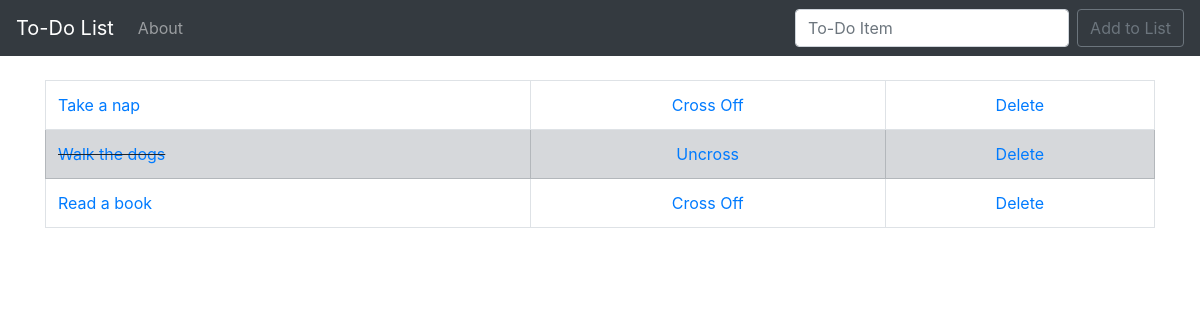
The app's page /, older data.
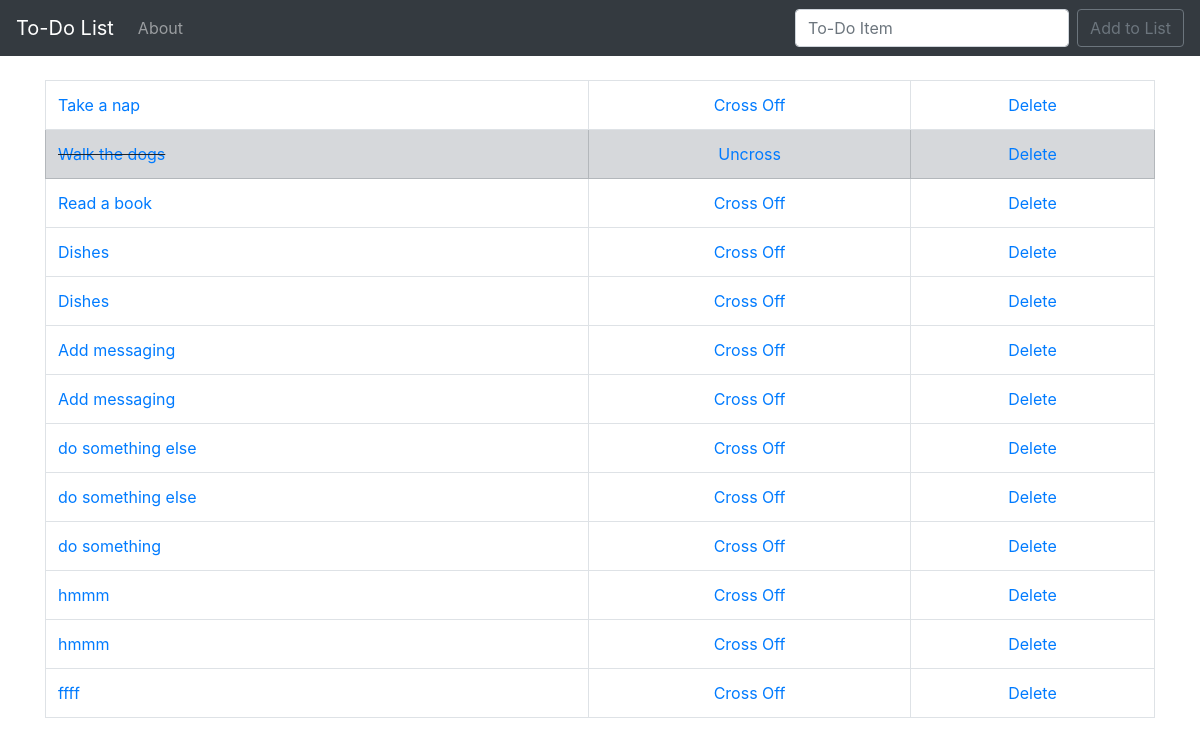
The same page, newer data.
### todo_list/models.py (models this page shows, shortened)
class List(models.Model):
  item = models.CharField(max_length=200)
  completed = models.BooleanField(default=False)

### todo_list/views.py (the view)
# urls.py: 2. Add a URL to urlpatterns:  path('', views.home, name='home')
def home(request):
  if request.method == 'POST':
    form = ListForm(request.POST or None)
    if form.is_valid():
      form.save()
      all_items = List.objects.all
      messages.success(request, ('Item has been added to list!'))
      return render(request, 'home.html', {'all_items': all_items})
  else:
    all_items = List.objects.all
    return render(request, 'home.html', {'all_items': all_items})

### todo_list/templates/home.html (shortened to what this page needs)
{% extends 'base.html' %}
{% block content %}
  {% if all_items %}
  <table class="table table-bordered">
    {% for item in all_items %}
      {% if item.completed %}
        <tr class="table-secondary">
          <td class="striker"><a href="{% url 'edit' item.id %}">{{ item.item }}</a></td>
          <td><center><a href="{% url 'uncross' item.id %}">Uncross</a></center></td>
          <td><center><a href="{% url 'delete' item.id %}">Delete</a></center></td>
        </tr>
      {% else %}
        <tr>
          <td><a href="{% url 'edit' item.id %}">{{ item.item }}</a></td>
          <td><center><a href="{% url 'cross_off' item.id %}">Cross Off</a></center></td>
          <td><center><a href="{% url 'delete' item.id %}">Delete</a></center></td>
        </tr>
      {% endif %}
    {% endfor %}
  </table>
  {% endif %}
{% endblock %}

Row changes from the older to the newer data that the page shows:
added List: item "Dishes"
added List: item "Dishes"
added List: item "Add messaging"
added List: item "Add messaging"
added List: item "do something else"
added List: item "do something else"
added List: item "do something"
added List: item "hmmm"
added List: item "hmmm"
added List: item "ffff"
